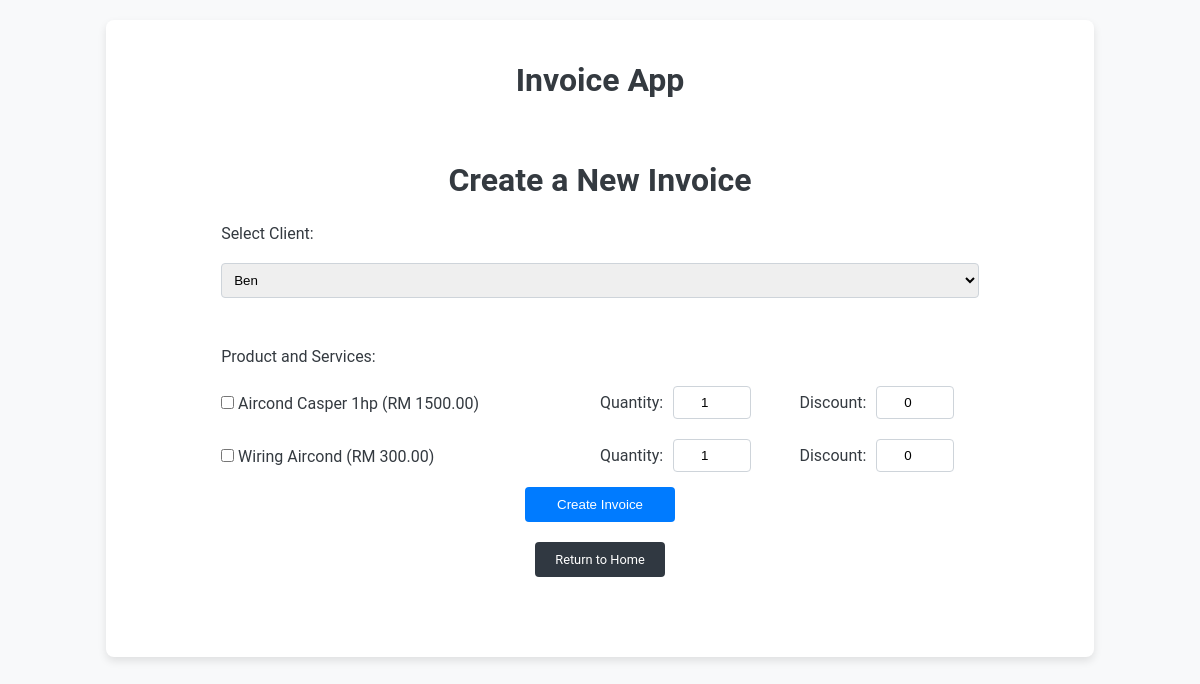
Before: /create_invoice with the older database file.
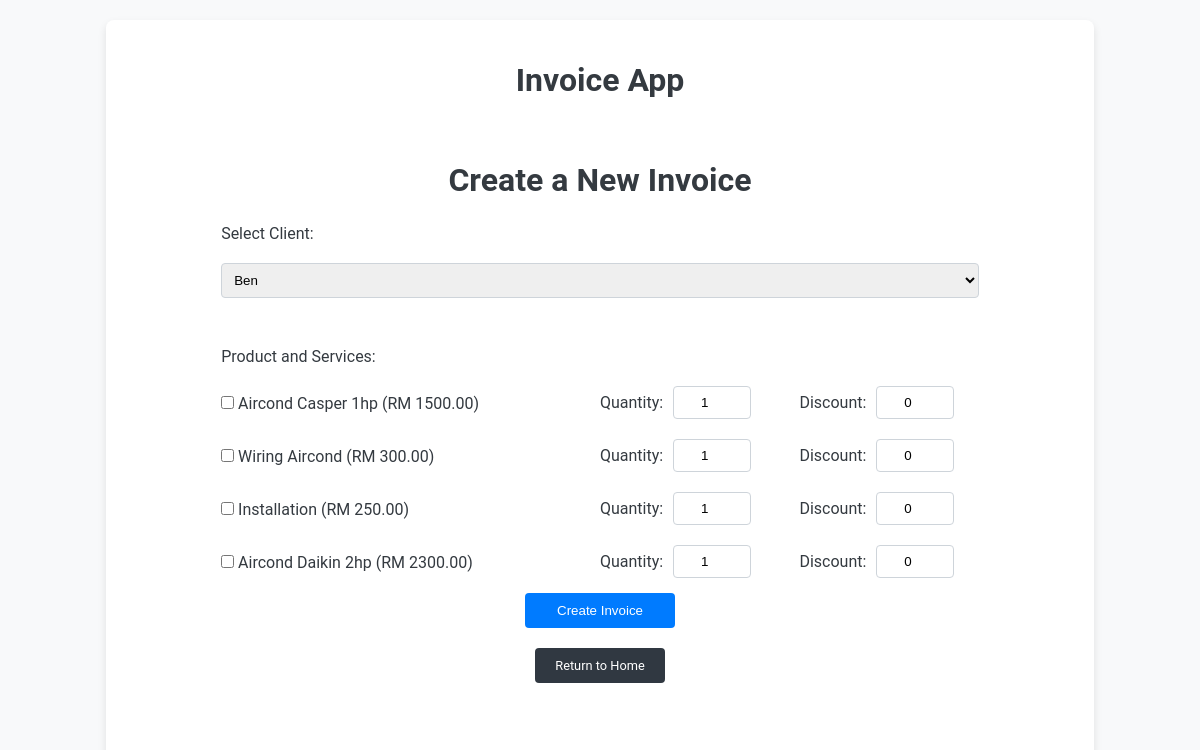
After: the same page with the newer database file.
### app.py (models this page shows)
class Service(db.Model):
    id = db.Column(db.Integer, primary_key=True)
    description = db.Column(db.String(200), nullable=False)
    cost = db.Column(db.Numeric(10,2), nullable=False)
    type = db.Column(db.String(100), nullable=False)

### app.py (the view, shortened to what this page needs)
@app.route('/create_invoice', methods=['GET', 'POST'])
def create_invoice():
    clients = Client.query.all()
    services = Service.query.all()
    return render_template('create_invoice.html', clients=clients, services=services)

### templates/create_invoice.html (shortened to what this page needs)
{% extends "base.html" %} {% block title %}Create Invoice{% endblock %} {% block
content %}
<div class="invoice-container">
  <h1>Create a New Invoice</h1>
  <form method="POST" class="service-form">
    <label for="client">Select Client:</label>
    <select name="client" id="client">
      {% for client in clients %}
      <option value="{{ client.id }}">{{ client.name }}</option>
      {% endfor %}</select
    ><br />
    <label>Product and Services:</label>
    <div id="services" class="service-list">
      {% for service in services %}
      <div class="service-item">
        <div class="service-details">
          <input type="checkbox" name="service" value="{{ service.id }}" /> {{
          service.description }} (RM {{ service.cost }})<br />
        </div>
        <div class="quantity-input">
          <label>Quantity:</label>
          <input type="number" name="quantity" min="1" value="1" />
        </div>
        <div class="quantity-input">
          <label>Discount:</label>
          <input type="number" name="discount" min="0" max="100" value="0" />
        </div>
      </div>
      {% endfor %}
    </div>
    <button type="submit" class="btn">Create Invoice</button>
  </form>
  <a href="{{ url_for('index') }}" class="btn return-home">Return to Home</a>
</div>
{% endblock %}

### templates/base.html (shortened to what this page needs)
<!DOCTYPE html>
<html lang="en">
  <head>
    <link
      rel="stylesheet"
      href="{{ url_for('static', filename='styles.css') }}"
    />
  </head>
  <body>
    <div class="container">
      <h1 class="print-hide">{% block heading %}Invoice App{% endblock %}</h1>
      {% block content %}{% endblock %}
    </div>
  </body>
</html>

### static/styles.css (style rules this page uses)
body { font-family: 'Roboto', Arial, sans-serif; background-color: #f8f9fa; color: #343a40; }
.container { width: 80%; margin: 20px auto; padding: 20px; background-color: #fff; border-radius: 8px; box-shadow: 0 4px 8px rgba(0, 0, 0, 0.1); }
h1 { text-align: center; font-size: 2em; margin-bottom: 20px; }
a.btn { display: inline-block; padding: 10px 20px; margin: 10px; background-color: #007bff; color: #fff; text-decoration: none; border-radius: 4px; transition: background-color 0.3s; }
form { display: flex; flex-direction: column; gap: 10px; }
form label, form select, form input { margin: 5px 0; }
button { width: 100px; padding: 10px; background-color: #007bff; color: #fff; border: none; border-radius: 4px; cursor: pointer; transition: background-color 0.3s; }
.service-form { display: flex; flex-direction: column; gap: 10px; }
.service-form label { margin-bottom: 5px; }
.service-form input, select { padding: 8px; border: 1px solid #ced4da; border-radius: 4px; }
.service-form button { width: 150px; padding: 10px; background-color: #007bff; color: #fff; border: none; border-radius: 4px; cursor: pointer; transition: background-color 0.3s; align-self: center; }
.service-list { display: flex; flex-direction: column; gap: 10px; }
.service-item { display: flex; align-items: center; gap: 20px; }
.service-details { flex: 2; }
.quantity-input { flex: 1; display: flex; align-items: center; gap: 5px; }
.quantity-input label { margin-right: 5px; }
.quantity-input input { width: 60px; text-align: center; }
a.btn { display: inline-block; padding: 10px 20px; background-color: #007bff; color: #fff; text-decoration: none; border-radius: 4px; transition: background-color 0.3s; text-align: center; margin: 20px auto; }
a.return-home { display: block; width: fit-content; background-color: #303841; margin-top: 20px; font-size: 0.8em; }
.invoice-container { width: 80%; margin: 20px auto; padding: 20px; background-color: #fff; border-radius: 8px; }

Changed rows visible on the page:
added Service: description "Installation", cost "250.00"
added Service: description "Aircond Daikin 2hp", cost "2300.00"
